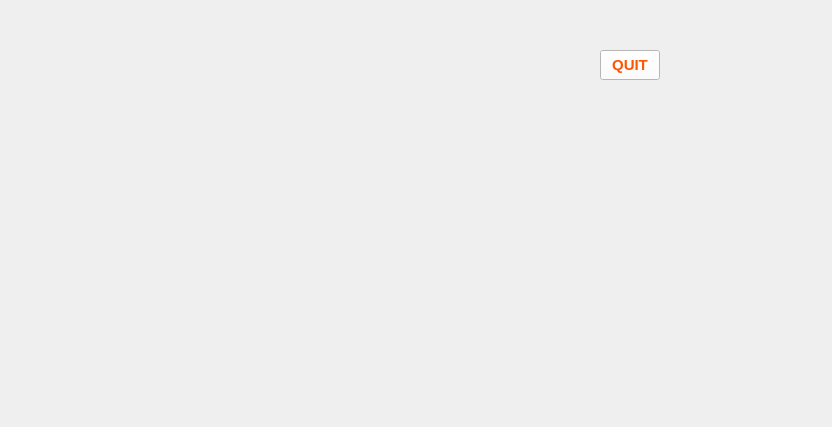
<?xml version="1.0" encoding="UTF-8"?>
<ui version="4.0">
 <class>Widget</class>
 <widget class="QWidget" name="Widget">
  <property name="geometry">
   <rect>
    <x>0</x>
    <y>0</y>
    <width>832</width>
    <height>427</height>
   </rect>
  </property>
  <property name="windowTitle">
   <string>Form</string>
  </property>
  <widget class="QPushButton" name="QUIT">
   <property name="geometry">
    <rect>
     <x>600</x>
     <y>50</y>
     <width>60</width>
     <height>30</height>
    </rect>
   </property>
   <property name="font">
    <font>
     <pointsize>11</pointsize>
     <bold>true</bold>
    </font>
   </property>
   <property name="styleSheet">
    <string notr="true">color: rgb(255, 85, 0);
background-color: rgb(255, 255, 255);</string>
   </property>
   <property name="text">
    <string>QUIT</string>
   </property>
  </widget>
 </widget>
 <resources/>
 <connections/>
</ui>
